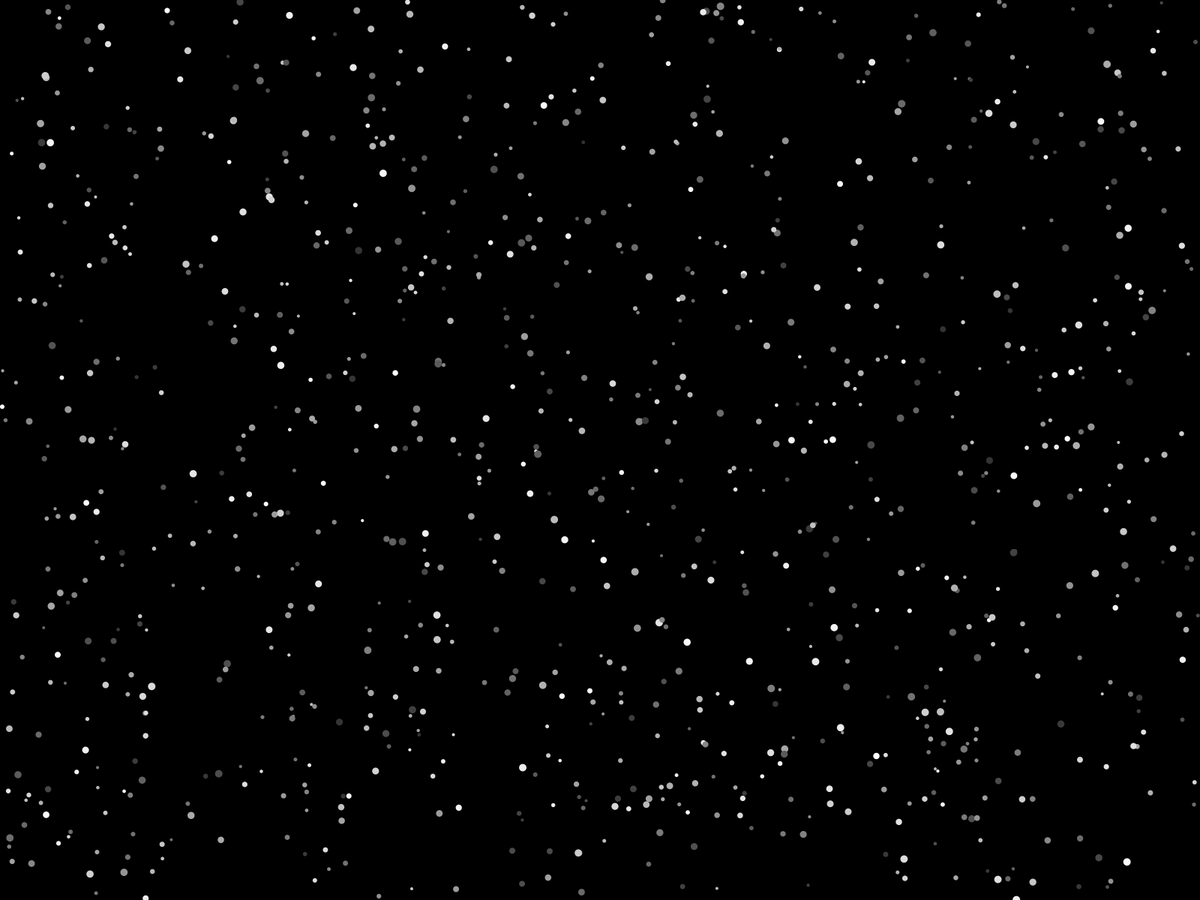
Frame 1 (no input)
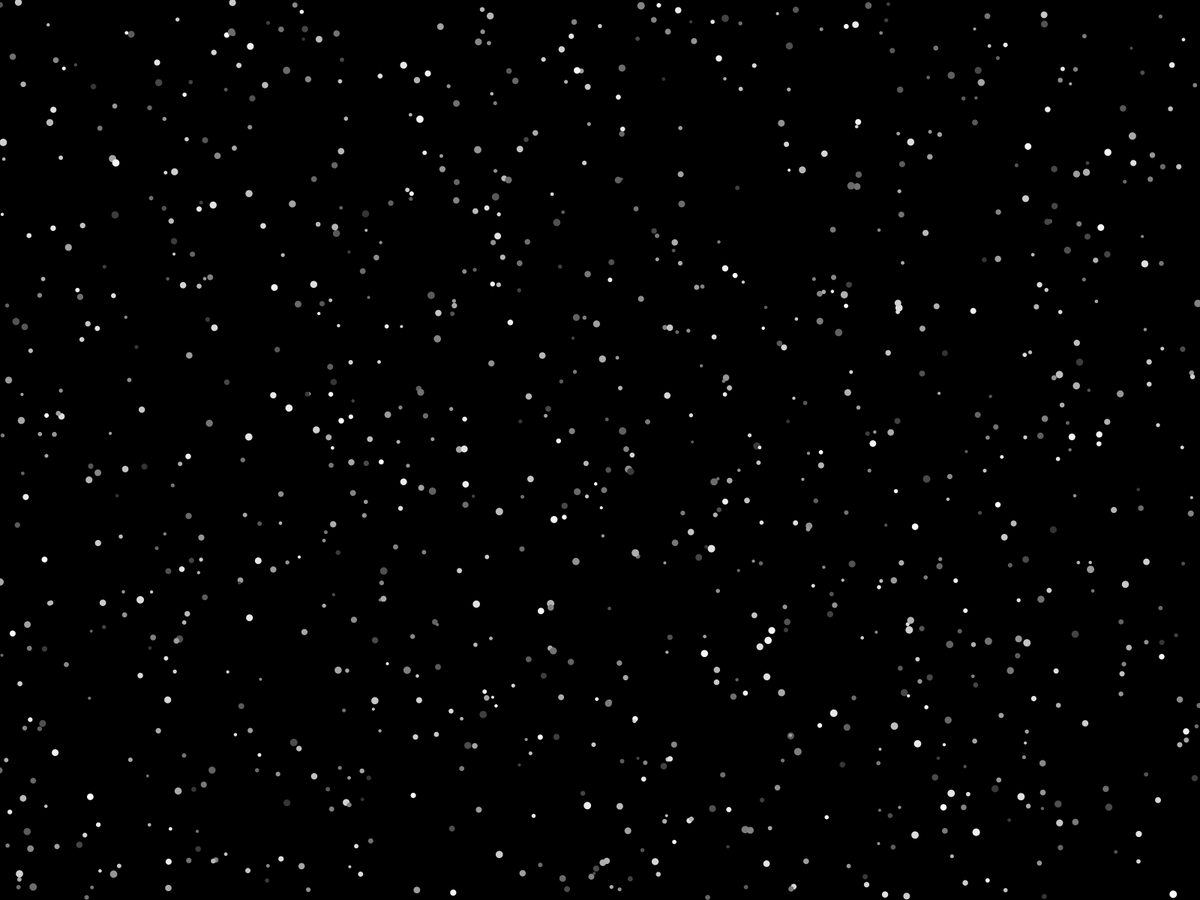
Frame 60 (the mouse pressed at the canvas centre just before this capture)
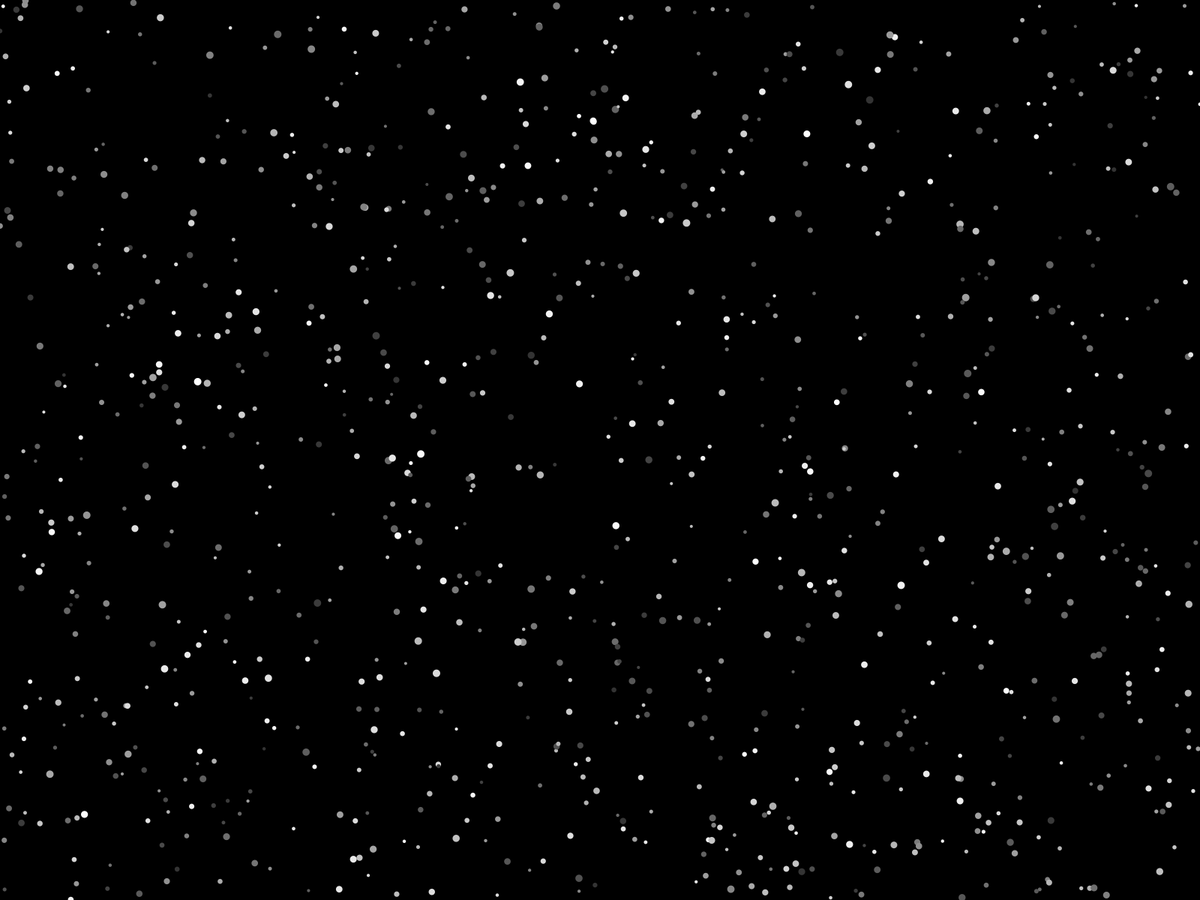
Frame 120 (the mouse held since frame 60 and released just before this capture)

The Processing sketch that drew these frames (run headless with seeded random() and noise(); from frame 60 on, the mouse is pressed at the canvas centre):

// Processing sketch: P07_atomPhysicsBounce
// ── P07_atomPhysicsBounce.pde
//  Introduction to Processing by Robin Parmar. MIT License.

/*  P07_atomPhysicsBounce

    This code set will demonstrate a flexible method for creating a 
    particle system. The goal is to maintain a very simple top-level 
    sketch, with all the details clearly organised in other tabs.

    The following versions are part of this set:    
        1. static atoms
        2. static atoms with object factory
        3. Brownian motion
        4. Perlin noise motion
        5. physics-based motion
        6. physics with bounds
        7. physics with bounce
        8. physics with collisions
        9. enhanced physics

    IN THIS VERSION
		Atoms bounce off borders, using the simplest possible method.

	    Changed: Atom.checkBounds()
*/

Universe us;

int BLACK = 0;

void setup() {
    fullScreen();
    colorMode(HSB, 1.);
    noStroke();

    us = new Universe(1000);
}

void draw() {
    background(BLACK);
    us.display();
}

void mousePressed() {
    us.initialise();
}

// ── Atom.pde
/*
	Each atom will be rendered as an achromatic circle.
	Position, size, and colour are initially randomised.
*/
class Atom { 
    PVector loc, vel;
    float d, c;

    Atom() {
        initialise();
    }

    void initialise() {
        // randomised vectors
        loc = new PVector(random(width), random(height));
        vel = new PVector(random(-2, 2), random(-2, 2));
    
        d = random(4, 10);
        c = random(.2, 1);
	}

    // changing position is simply adding velocity to current location
    void update() {
        loc.add(vel);
        checkBounds();
    }
  
    // *CHANGED*
    // if we hit the screen border, bounce
    void checkBounds() {
		// if we reach x extent, reverse x part of vector
        if ((loc.x>width) || (loc.x<0)) {
            vel.x = -vel.x;     
        }

		// similar for y
        if ((loc.y>height) || (loc.y<0)) {
            vel.y = -vel.y;     
        }
    }

    void display() {
        fill(c);
        circle(loc.x, loc.y, d);
    }
}

// ── Universe.pde
/*
    The Universe holds an array of Atoms. This is an object factory, 
    creating and managing the individual particles.
*/

class Universe {
    int size;
    Atom[] cluster;

    // constructor
    Universe(int size_) {
        size = size_;
        cluster = new Atom[size]; 
        initialise();        
    }

    // display each atom in the universe
    void display() {
        for (Atom a: cluster) {
            a.update();          
            a.display();
        }  
    }

    void initialise() {
        for (int i=0; i<size; i++) {
            cluster[i] = new Atom();
        }
    }
}
